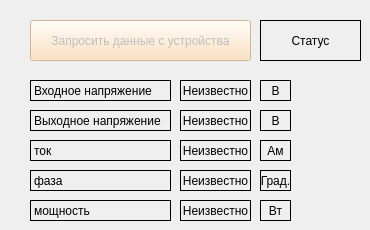
    <widget class="QWidget" name="tab">
     <attribute name="title">
      <string>STM32F3</string>
     </attribute>
     <widget class="QLabel" name="llb_Phase">
      <property name="geometry">
       <rect>
        <x>180</x>
        <y>170</y>
        <width>71</width>
        <height>21</height>
       </rect>
      </property>
      <property name="frameShape">
       <enum>QFrame::Panel</enum>
      </property>
      <property name="text">
       <string>Неизвестно</string>
      </property>
      <property name="alignment">
       <set>Qt::AlignCenter</set>
      </property>
     </widget>
     <widget class="QLabel" name="labelI">
      <property name="geometry">
       <rect>
        <x>260</x>
        <y>140</y>
        <width>31</width>
        <height>21</height>
       </rect>
      </property>
      <property name="frameShape">
       <enum>QFrame::Panel</enum>
      </property>
      <property name="text">
       <string>Ам</string>
      </property>
      <property name="alignment">
       <set>Qt::AlignCenter</set>
      </property>
     </widget>
     <widget class="QLabel" name="label_8">
      <property name="geometry">
       <rect>
        <x>30</x>
        <y>200</y>
        <width>141</width>
        <height>21</height>
       </rect>
      </property>
      <property name="frameShape">
       <enum>QFrame::Panel</enum>
      </property>
      <property name="text">
       <string>мощность</string>
      </property>
     </widget>
     <widget class="QLabel" name="labelPhase">
      <property name="geometry">
       <rect>
        <x>260</x>
        <y>170</y>
        <width>31</width>
        <height>21</height>
       </rect>
      </property>
      <property name="frameShape">
       <enum>QFrame::Panel</enum>
      </property>
      <property name="text">
       <string>Град.</string>
      </property>
      <property name="alignment">
       <set>Qt::AlignCenter</set>
      </property>
     </widget>
     <widget class="QLabel" name="label_3">
      <property name="geometry">
       <rect>
        <x>30</x>
        <y>80</y>
        <width>141</width>
        <height>21</height>
       </rect>
      </property>
      <property name="frameShape">
       <enum>QFrame::Panel</enum>
      </property>
      <property name="text">
       <string>Входное напряжение</string>
      </property>
     </widget>
     <widget class="QLabel" name="labelVoltIn">
      <property name="geometry">
       <rect>
        <x>260</x>
        <y>80</y>
        <width>31</width>
        <height>21</height>
       </rect>
      </property>
      <property name="frameShape">
       <enum>QFrame::Panel</enum>
      </property>
      <property name="text">
       <string>В</string>
      </property>
      <property name="alignment">
       <set>Qt::AlignCenter</set>
      </property>
     </widget>
     <widget class="QLabel" name="labelStatusGet">
      <property name="geometry">
       <rect>
        <x>260</x>
        <y>20</y>
        <width>101</width>
        <height>41</height>
       </rect>
      </property>
      <property name="frameShape">
       <enum>QFrame::Panel</enum>
      </property>
      <property name="text">
       <string>Статус</string>
      </property>
      <property name="alignment">
       <set>Qt::AlignCenter</set>
      </property>
     </widget>
     <widget class="QLabel" name="labelVoltOut">
      <property name="geometry">
       <rect>
        <x>260</x>
        <y>110</y>
        <width>31</width>
        <height>21</height>
       </rect>
      </property>
      <property name="frameShape">
       <enum>QFrame::Panel</enum>
      </property>
      <property name="text">
       <string>В</string>
      </property>
      <property name="alignment">
       <set>Qt::AlignCenter</set>
      </property>
     </widget>
     <widget class="QLabel" name="lbl_Uin">
      <property name="geometry">
       <rect>
        <x>180</x>
        <y>80</y>
        <width>71</width>
        <height>21</height>
       </rect>
      </property>
      <property name="frameShape">
       <enum>QFrame::Panel</enum>
      </property>
      <property name="text">
       <string>Неизвестно</string>
      </property>
      <property name="alignment">
       <set>Qt::AlignCenter</set>
      </property>
     </widget>
     <widget class="QLabel" name="label_7">
      <property name="geometry">
       <rect>
        <x>30</x>
        <y>170</y>
        <width>141</width>
        <height>21</height>
       </rect>
      </property>
      <property name="frameShape">
       <enum>QFrame::Panel</enum>
      </property>
      <property name="text">
       <string>фаза</string>
      </property>
     </widget>
     <widget class="QLabel" name="lbl_I">
      <property name="geometry">
       <rect>
        <x>180</x>
        <y>140</y>
        <width>71</width>
        <height>21</height>
       </rect>
      </property>
      <property name="frameShape">
       <enum>QFrame::Panel</enum>
      </property>
      <property name="text">
       <string>Неизвестно</string>
      </property>
      <property name="alignment">
       <set>Qt::AlignCenter</set>
      </property>
     </widget>
     <widget class="QLabel" name="label_4">
      <property name="geometry">
       <rect>
        <x>30</x>
        <y>110</y>
        <width>141</width>
        <height>21</height>
       </rect>
      </property>
      <property name="frameShape">
       <enum>QFrame::Panel</enum>
      </property>
      <property name="text">
       <string>Выходное напряжение</string>
      </property>
     </widget>
     <widget class="QLabel" name="lbl_Uout">
      <property name="geometry">
       <rect>
        <x>180</x>
        <y>110</y>
        <width>71</width>
        <height>21</height>
       </rect>
      </property>
      <property name="frameShape">
       <enum>QFrame::Panel</enum>
      </property>
      <property name="text">
       <string>Неизвестно</string>
      </property>
      <property name="alignment">
       <set>Qt::AlignCenter</set>
      </property>
     </widget>
     <widget class="QLabel" name="label_5">
      <property name="geometry">
       <rect>
        <x>30</x>
        <y>140</y>
        <width>141</width>
        <height>21</height>
       </rect>
      </property>
      <property name="frameShape">
       <enum>QFrame::Panel</enum>
      </property>
      <property name="text">
       <string>ток</string>
      </property>
     </widget>
     <widget class="QPushButton" name="pushButton_2">
      <property name="enabled">
       <bool>false</bool>
      </property>
      <property name="geometry">
       <rect>
        <x>30</x>
        <y>20</y>
        <width>221</width>
        <height>41</height>
       </rect>
      </property>
      <property name="styleSheet">
       <string notr="true">background-color: rgb(255, 220, 178);</string>
      </property>
      <property name="text">
       <string>Запросить данные с устройства</string>
      </property>
     </widget>
     <widget class="QLabel" name="lbl_P">
      <property name="geometry">
       <rect>
        <x>180</x>
        <y>200</y>
        <width>71</width>
        <height>21</height>
       </rect>
      </property>
      <property name="frameShape">
       <enum>QFrame::Panel</enum>
      </property>
      <property name="text">
       <string>Неизвестно</string>
      </property>
      <property name="alignment">
       <set>Qt::AlignCenter</set>
      </property>
     </widget>
     <widget class="QLabel" name="labelP">
      <property name="geometry">
       <rect>
        <x>260</x>
        <y>200</y>
        <width>31</width>
        <height>21</height>
       </rect>
      </property>
      <property name="frameShape">
       <enum>QFrame::Panel</enum>
      </property>
      <property name="text">
       <string>Вт</string>
      </property>
      <property name="alignment">
       <set>Qt::AlignCenter</set>
      </property>
     </widget>
    </widget>
